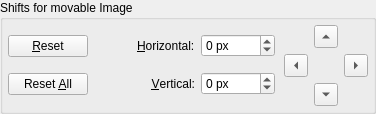
      <widget class="QGroupBox" name="correctionsGroupBox" >
       <property name="sizePolicy" >
        <sizepolicy>
         <hsizetype>0</hsizetype>
         <vsizetype>5</vsizetype>
         <horstretch>0</horstretch>
         <verstretch>0</verstretch>
        </sizepolicy>
       </property>
       <property name="maximumSize" >
        <size>
         <width>400</width>
         <height>16777215</height>
        </size>
       </property>
       <property name="toolTip" >
        <string>Shift values for the currently selected movable image</string>
       </property>
       <property name="whatsThis" >
        <string>Here the user can view and set the shift values for the currently selected movable image</string>
       </property>
       <property name="title" >
        <string>Shifts for movable Image</string>
       </property>
       <layout class="QHBoxLayout" >
        <property name="margin" >
         <number>5</number>
        </property>
        <property name="spacing" >
         <number>9</number>
        </property>
        <item>
         <layout class="QVBoxLayout" >
          <property name="margin" >
           <number>0</number>
          </property>
          <property name="spacing" >
           <number>6</number>
          </property>
          <item>
           <widget class="QPushButton" name="resetButton" >
            <property name="toolTip" >
             <string>Reset the shift values for the currently selected movable image</string>
            </property>
            <property name="text" >
             <string>&amp;Reset</string>
            </property>
           </widget>
          </item>
          <item>
           <widget class="QPushButton" name="resetAllButton" >
            <property name="toolTip" >
             <string>Reset the shift values for all the images</string>
            </property>
            <property name="text" >
             <string>Reset &amp;All</string>
            </property>
           </widget>
          </item>
         </layout>
        </item>
        <item>
         <spacer>
          <property name="orientation" >
           <enum>Qt::Horizontal</enum>
          </property>
          <property name="sizeHint" >
           <size>
            <width>40</width>
            <height>20</height>
           </size>
          </property>
         </spacer>
        </item>
        <item>
         <layout class="QGridLayout" >
          <property name="margin" >
           <number>0</number>
          </property>
          <property name="spacing" >
           <number>6</number>
          </property>
          <item row="0" column="0" >
           <widget class="QLabel" name="label_3" >
            <property name="text" >
             <string>&amp;Horizontal:</string>
            </property>
            <property name="buddy" >
             <cstring>horizShiftSB</cstring>
            </property>
           </widget>
          </item>
          <item row="1" column="0" >
           <widget class="QLabel" name="label_4" >
            <property name="layoutDirection" >
             <enum>Qt::LeftToRight</enum>
            </property>
            <property name="text" >
             <string>&amp;Vertical:</string>
            </property>
            <property name="alignment" >
             <set>Qt::AlignRight|Qt::AlignTrailing|Qt::AlignVCenter</set>
            </property>
            <property name="buddy" >
             <cstring>vertShiftSB</cstring>
            </property>
           </widget>
          </item>
          <item row="0" column="1" >
           <widget class="QSpinBox" name="horizShiftSB" >
            <property name="toolTip" >
             <string>Insert an horizontal shift value for the currently selected movable image</string>
            </property>
            <property name="suffix" >
             <string> px</string>
            </property>
            <property name="maximum" >
             <number>9000</number>
            </property>
            <property name="minimum" >
             <number>-9000</number>
            </property>
           </widget>
          </item>
          <item row="1" column="1" >
           <widget class="QSpinBox" name="vertShiftSB" >
            <property name="toolTip" >
             <string>Insert a vertical shift value for the currently selected movable image</string>
            </property>
            <property name="suffix" >
             <string> px</string>
            </property>
            <property name="maximum" >
             <number>9000</number>
            </property>
            <property name="minimum" >
             <number>-9000</number>
            </property>
           </widget>
          </item>
         </layout>
        </item>
        <item>
         <layout class="QGridLayout" >
          <property name="margin" >
           <number>0</number>
          </property>
          <property name="spacing" >
           <number>6</number>
          </property>
          <item row="0" column="1" >
           <widget class="QToolButton" name="upToolButton" >
            <property name="toolTip" >
             <string>Move up of 1 pixel the currently selected movable image</string>
            </property>
            <property name="autoRepeat" >
             <bool>true</bool>
            </property>
            <property name="arrowType" >
             <enum>Qt::UpArrow</enum>
            </property>
           </widget>
          </item>
          <item row="2" column="1" >
           <widget class="QToolButton" name="downToolButton" >
            <property name="toolTip" >
             <string>Move down of 1 pixel the currently selected movable image</string>
            </property>
            <property name="autoRepeat" >
             <bool>true</bool>
            </property>
            <property name="arrowType" >
             <enum>Qt::DownArrow</enum>
            </property>
           </widget>
          </item>
          <item row="1" column="2" >
           <widget class="QToolButton" name="rightToolButton" >
            <property name="toolTip" >
             <string>Move right of 1 pixel the currently selected movable image</string>
            </property>
            <property name="autoRepeat" >
             <bool>true</bool>
            </property>
            <property name="arrowType" >
             <enum>Qt::RightArrow</enum>
            </property>
           </widget>
          </item>
          <item row="1" column="0" >
           <widget class="QToolButton" name="leftToolButton" >
            <property name="toolTip" >
             <string>Move left of 1 pixel the currently selected movable image</string>
            </property>
            <property name="autoRepeat" >
             <bool>true</bool>
            </property>
            <property name="arrowType" >
             <enum>Qt::LeftArrow</enum>
            </property>
           </widget>
          </item>
         </layout>
        </item>
       </layout>
      </widget>
